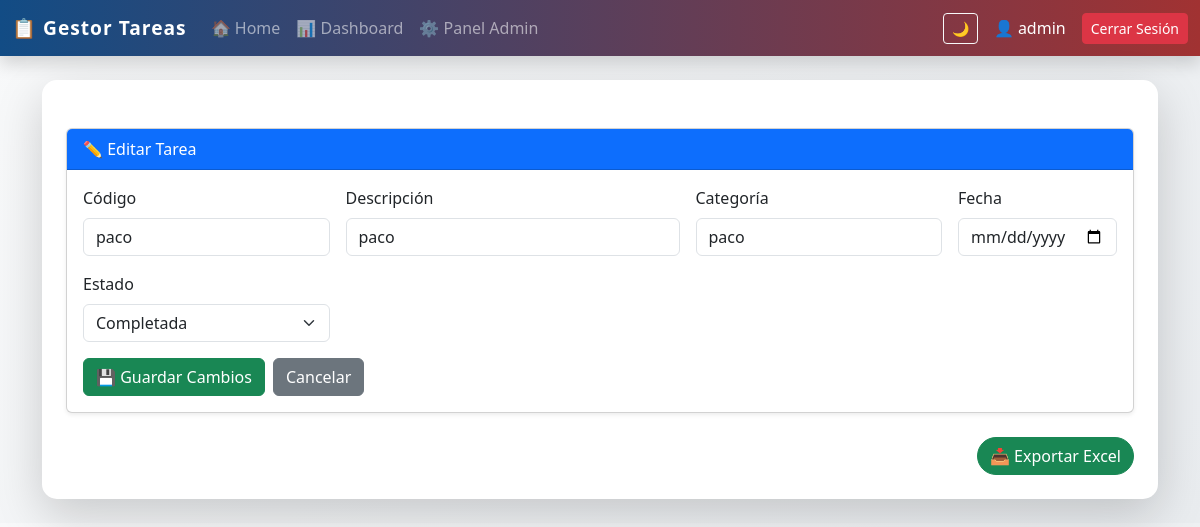
The app's page /editar/18 (signed in), older data.
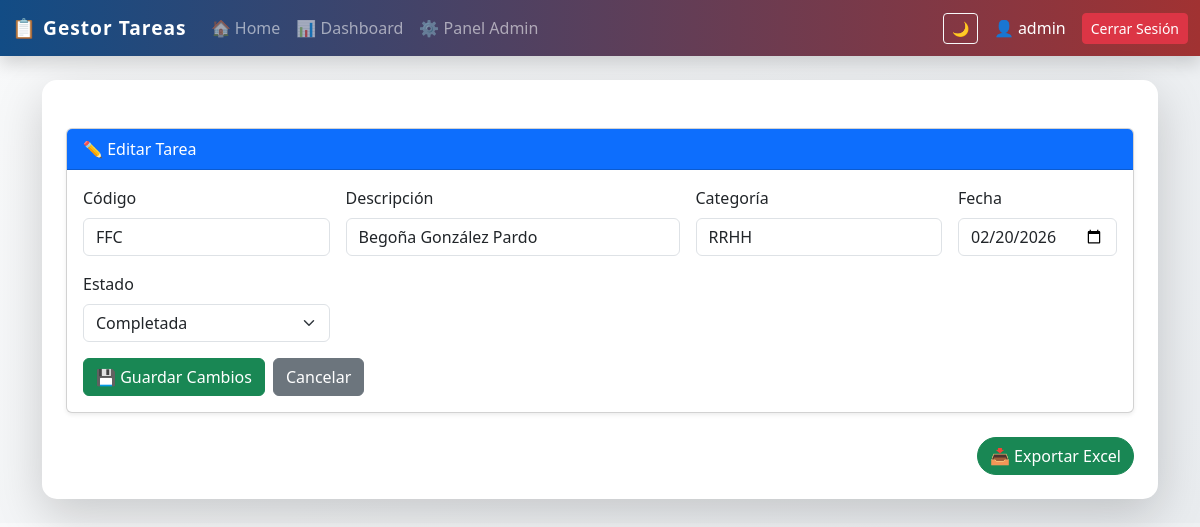
The same page, newer data.
### tables this page shows
CREATE TABLE tareas (
            id INTEGER PRIMARY KEY AUTOINCREMENT,
            descripcion TEXT NOT NULL,
            categoria TEXT,
            fecha TEXT,
            completada INTEGER DEFAULT 0,
            codigo TEXT,
            usuario_id INTEGER,
            FOREIGN KEY (usuario_id) REFERENCES usuarios(id)
        );

### app_web.py (the view)
@app.route("/editar/<int:id>", methods=["GET", "POST"])
@login_required
def editar(id):
    conn = get_connection()
    cursor = conn.cursor()
    if request.method == "POST":
        codigo = request.form.get("codigo")
        descripcion = request.form.get("descripcion")
        categoria = request.form.get("categoria")
        fecha = request.form.get("fecha")
        completada = request.form.get("completada")  # 👈 NUEVO
        cursor.execute("""
            UPDATE tareas
            SET codigo=?, descripcion=?, categoria=?, fecha=?, completada=?
            WHERE id=?
        """, (codigo, descripcion, categoria, fecha, completada, id))
        conn.commit()
        conn.close()
        return redirect("/")
    else:
        cursor.execute("SELECT * FROM tareas WHERE id=?", (id,))
        tarea = cursor.fetchone()
        conn.close()
        return render_template("editar.html", tarea=tarea)

### app_web.py (called while the page is built)
def get_connection():
    conn = sqlite3.connect(DB_NAME)
    conn.row_factory = sqlite3.Row
    return conn

def login_required(f):
    @wraps(f)
    def decorated_function(*args, **kwargs):
        if "user_id" not in session:
            return redirect(url_for("login"))
        return f(*args, **kwargs)
    return decorated_function

### templates/editar.html (shortened to what this page needs)
{% extends "base.html" %}
{% block content %}
<div class="card shadow-sm mt-4">
    <div class="card-header bg-primary text-white">
        ✏ Editar Tarea
    </div>
    <div class="card-body">
        <form method="POST" class="row g-3">
            <div class="col-md-3">
                <label class="form-label">Código</label>
                <input type="text" name="codigo" class="form-control" value="{{ tarea[5] if tarea|length > 5 else '' }}" required>
            </div>
            <div class="col-md-4">
                <label class="form-label">Descripción</label>
                <input type="text" name="descripcion" class="form-control" value="{{ tarea[1] }}" required>
            </div>
            <div class="col-md-3">
                <label class="form-label">Categoría</label>
                <input type="text" name="categoria" class="form-control" value="{{ tarea[2] }}">
            </div>
            <div class="col-md-2">
                <label class="form-label">Fecha</label>
                <input type="date" name="fecha" class="form-control" value="{{ tarea[3] }}">
            </div>
            <div class="col-md-3">
                <label class="form-label">Estado</label>
                <select name="completada" class="form-select">
                    <option value="1" {% if tarea[4] == 1 %}selected{% endif %}>Completada</option>
                </select>
            </div>
            <div class="col-12 mt-3 d-flex gap-2">
                <button type="submit" class="btn btn-success">💾 Guardar Cambios</button>
                <a href="/" class="btn btn-secondary">Cancelar</a>
            </div>
        </form>
    </div>
</div>
{% endblock %}

Row changes from the older to the newer data that the page shows:
changed tareas "Completada": codigo "paco" → "FFC"; descripcion "paco" → "Begoña González Pardo"; categoria "paco" → "RRHH"; fecha (not shown) → "02/20/2026"
